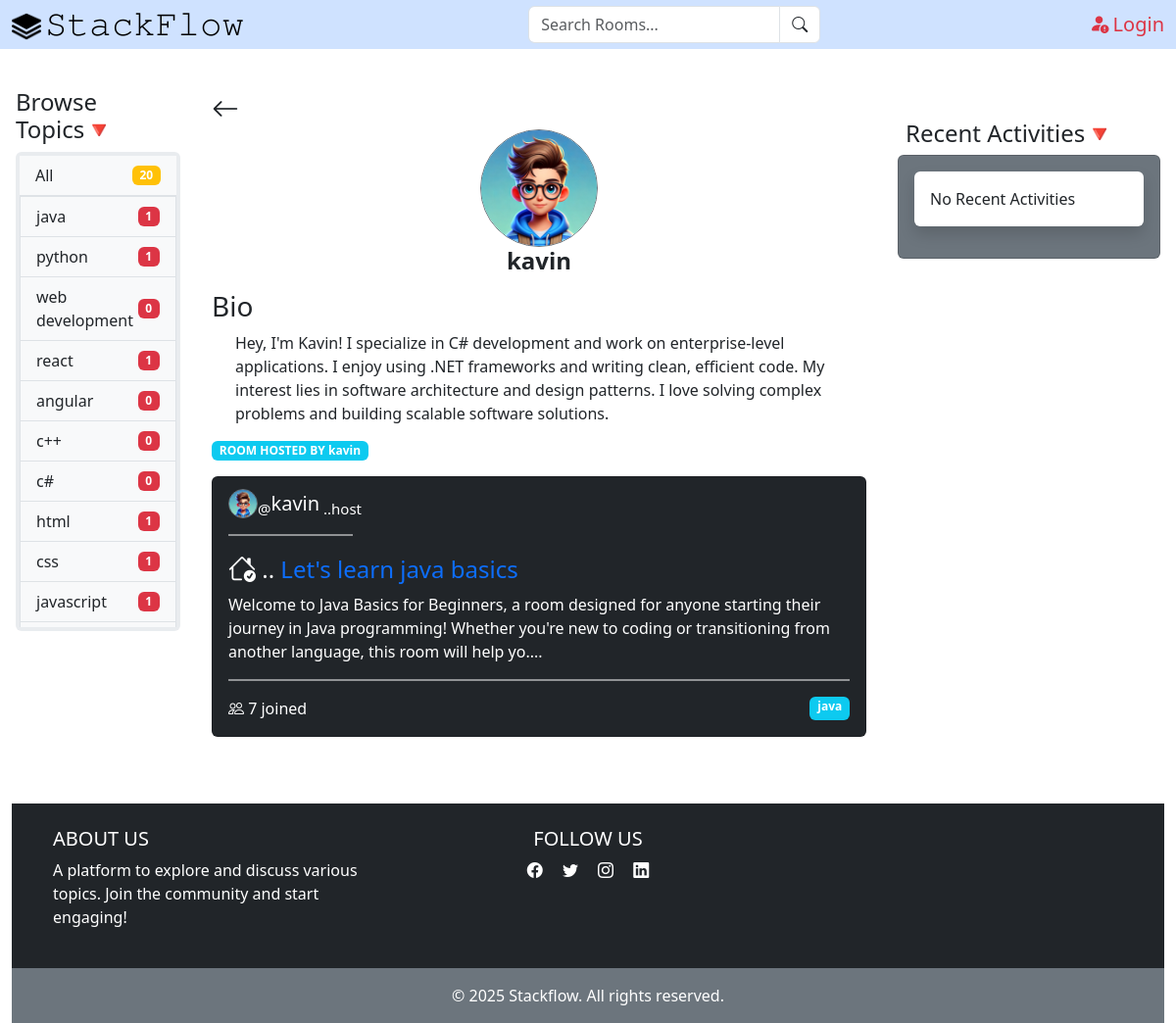
Page /userProfile/4/ on the committed database.
### stackflow/models.py (models this page shows, shortened)
class Topic(models.Model):
    name=models.CharField(max_length=200)

class User(AbstractUser):
    name=models.CharField(max_length=200,null=True)
    email=models.EmailField(unique=True,null=True)
    bio=models.TextField(null=True)
    avator=models.ImageField(null=True,default="defaultUserImg.jpg")
    USERNAME_FIELD = 'email'
    REQUIRED_FIELDS = []

class Room(models.Model):
    host=models.ForeignKey(User,on_delete=models.SET_NULL,null=True)
    topic=models.ForeignKey(Topic,on_delete=models.SET_NULL,null=True)
    name=models.CharField(max_length=255)
    description=models.TextField(null=True,blank=True)
    participants=models.ManyToManyField(User,related_name='participants',blank=True)
    updated=models.DateTimeField(auto_now=True)
    created=models.DateTimeField(auto_now_add=True)
    class Meta:
        ordering=['-updated','-created']

### stackflow/views.py (the view)
# urls.py: path('userProfile/<str:pk>/',views.userProfile,name='userProfile'),
def userProfile(request,pk):
    user=User.objects.get(id=pk)
    rooms=user.room_set.all()
    room_messages=user.message_set.all()
    topics=Topic.objects.all()
    context={'user':user,'rooms':rooms,'room_messages':room_messages,'topics':topics}
    return render(request,'profile.html',context)

### stackflow/templates/profile.html (shortened to what this page needs)
<!DOCTYPE html>
<html lang="en">
<head>
    <link rel="stylesheet" href="/static/style.css" class="">
</head>
<body>
    {% extends 'main.html' %}
    {% block content %}
    {% load static %}
    <div class="container-fluid ">
        <div class="row d-lg-flex justify-content-around align-items-stretch ">
            <div class="col-12 col-md-3 col-lg-2 p-3 mt-lg-4 mt-md-4 d-flex flex-column">
                {% include 'topics_component.html' %}
            </div>
            <div class="col-12 col-md-6 col-lg-7 p-3 mt-lg-4 mt-md-5">
                {% load static %}
                <div class="text-center mb-3">
                    <div>
                        <div class="text-start ">
                            <a href="{{ request.META.HTTP_REFERER }}" class="text-dark text-center"><i class="bi bi-arrow-left fs-3"></i></a>
                        </div>
                        <div>
                            <img src="{{ user.avator.url }}" class="rounded-circle border border-secondary" width="120" height="120">
                        </div>
                    </div>
                    <h4 class="form-label fw-bold">{{user.username}}</h4>
                </div>
                <div class="mt-3">
                    <h3 class="">Bio</h3>
                    <p class="ms-4">{{user.bio}}</p>
                </div>
                <div class="d-flex justify-content-between justify-content-lg-between justify-content-md-between">
                   <p class=" badge bg-info">ROOM HOSTED BY {{user.username}}</p>
                </div>
                {% include 'feed_component.html' %}
            </div>
            <div class="col-12 col-md-3 col-lg-3 p-3 mt-lg-4 mt-md-5 d-flex flex-column">
                {% include 'activity_component.html' %}
            </div>
        </div>
    </div>
    {% endblock content %}

### stackflow/templates/main.html (shortened to what this page needs)
<!DOCTYPE html>
<html lang="en">
<head>
</head>
<body>
    {% include 'navbar.html' %}
    {% block content %}
    {% endblock %}
    {% include 'footer.html'%}
</body>
</html>

### stackflow/templates/navbar.html (shortened to what this page needs)
<!DOCTYPE html>
<html lang="en">
<head>
    <link href="https://cdn.jsdelivr.net/npm/bootstrap@5.3.3/dist/css/bootstrap.min.css" rel="stylesheet">
    <link rel="stylesheet" href="https://cdn.jsdelivr.net/npm/bootstrap-icons/font/bootstrap-icons.css">
</head>
<body>
    <nav class="navbar navbar-expand-lg bg-body-tertiary fs-5 p-0">
        <div class="container-fluid bg-primary-subtle">
            <div class="">
                <img src="/static/images/logo.png" alt="" class="mb-2" width="30" height="30"><a class="navbar-brand fs-2 ms-1" href="{% url 'home' %}" >𝚂𝚝𝚊𝚌𝚔𝙵𝚕𝚘𝚠</a>
            </div>
            <div class="collapse navbar-collapse" id="navbarSupportedContent">
                <div class="d-flex flex-grow-1 justify-content-center w-100">
                    <form method="GET" action="{% url 'home' %}" class="d-flex" name="search">
                        <div class="input-group">
                            <input class="form-control shadow-none" type="text" name="q" placeholder="Search Rooms..." aria-label="Search">
                            <button class="btn bg-white border" type="submit">
                            <i class="bi bi-search"></i></button>
                        </div>
                    </form>
                </div>
                <div class="d-flex flex-grow-1 justify-content-end align-items-center gap-3">
                    {% if request.user.is_authenticated %}
                    <div class="dropdown">
                        <button class="btn btn-dark dropdown-toggle d-flex align-items-center"
                            type="button" id="dropdownMenuButton"
                            data-bs-toggle="dropdown" aria-expanded="false">
                            <img src="{{ request.user.avator.url }}"
                                class="rounded-circle border border-secondary me-2"
                                width="30" height="30">
                            {{ request.user.username }}
                        </button>
                        <ul class="dropdown-menu dropdown-menu-end bg-body-secondary" aria-labelledby="dropdownMenuButton">
                            <li><a href="{% url 'editProfile' %}" class="dropdown-item">Settings</a></li>
                            <li><hr class="dropdown-divider"></li>
                            <li><a href="{% url 'logout' %}" class="dropdown-item text-danger">Logout</a></li>
                        </ul>
                    </div>
                    {% else %}
                    <a href="{% url 'login' %}" class="text-decoration-none text-danger d-flex align-items-center">
                        <i class="bi bi-person-fill-exclamation me-1"></i> Login
                    </a>
                    {% endif %}
                </div>
            </div>
        </div>
    </nav>
</body>
</html>

### stackflow/templates/topics_component.html (shortened to what this page needs)
    <div id="topicsMenu" class="collapse d-md-block rounded">
        <h5 class="fs-4 d-none d-md-block text-start">Browse Topics🔻</h5>
        <div class="bg-body-secondary rounded p-1 mt-lg-1 mt-md-5">
            <div class="list-group list-group-flush">
                <a href="{% url 'home' %}" class="list-group-item bg-body-tertiary text-dark d-flex justify-content-between align-items-center">
                    All
                    <span class="badge bg-warning text-sm-end">{{ topics.count }}</span>
                </a>
                <div class="overflow-auto" style="max-height: 55vh;">
                    {% for topic in topics %}
                    <a href="{% url 'home' %}?q={{ topic.name }}" class="list-group-item bg-body-tertiary text-dark d-flex justify-content-between align-items-center">
                        {{ topic.name }}
                        <span class="badge bg-danger text-sm-end">{{ topic.room_set.all.count}}</span> </a>
                    {% endfor %}
                </div>
            </div>
        </div>
    </div>

### stackflow/templates/feed_component.html (shortened to what this page needs)
<div class="overflow-auto" style="max-height: 100vh;">
    {% for room in rooms %}
    <div class="card mb-1 bg-dark text-white" >
        <div class="card-body ">
            <div class="d-flex justify-content-between gap-3">
                 <a href="{% url 'userProfile' room.host.id %}" class="card-subtitle text-white fs-5 text-decoration-none">
                    <div class=" d-flex justify-content-start">
                        <img src="{{room.host.avator.url}}" class="rounded-circle border border-secondary" width="30" height="30">
                        <div class="">
                            <sub>@</sub>{{ room.host.username }}<sub> ..host</sub>
                        </div>
                    </div>
                </a>
            </div>
            <hr class="border border-white border-1 opacity-50" width="20%">
            <h4 class="card-title"><i class="bi bi-house-check fs-3"></i> .. <a href="{% url 'room' room.id %}" class=" text-decoration-none ">{{ room.name }}</a></h4>
            <p class="card-text">{{ room.description|slice:":200" }}....</p>
            <hr class="border border-white border-1 opacity-50">
            <div class="d-flex justify-content-between">
                <span><i class="bi bi-people"></i> {{room.participants.all.count}} joined</span>
                <span class="badge bg-info">{{ room.topic.name }}</span>
            </div>
        </div>
    </div>
{% endfor %}
</div>

### stackflow/templates/activity_component.html (shortened to what this page needs)
{% load static %}
<div id="activityMenu" class="collapse d-md-block mt-md-4" >
    <h4 class="d-none d-md-block p-lg-2 mb-0 text-start">Recent Activities🔻</h4>
    <div class="card mb-3 bg-secondary text-white">
        <div class="card-body activity-card mt-0">
        {% if room_messages %}
            <div class="overflow-auto" style="max-height: 90vh;">
            {% for message in room_messages %}
            <div class="mb-3 p-2 border-bottom">
                <div class="d-flex text-info">
                    <div class="">
                        <a href="{% url 'userProfile' message.user.id %}" class="card-subtitle text-white fs-5 text-decoration-none">
                            <img src="{{message.user.avator.url}}" class="rounded-circle border border-secondary" width="30" height="30">
                            <sub>@</sub>{{message.user.username}}
                        </a>
                        <span class="text-white"><sub>{{message.created | timesince}}</sub></span>
                    </div>
                    {% if request.user == message.user%}
                    <a href="{% url 'deleteMessage' message.id %}" class="btn btn-sm text-white ms-lg-auto ms-md-auto align-self-center"><i class="bi bi-x fs-5"></i></a>
                    {% endif %}
                </div>
                <p class="d-block text-white">replied to <a href="{% url 'room' message.room.id %}" class="badge bg-success text-decoration-none">{{message.room}}</a> </p>
                <p class="mb-1 rounded shadow p-3 bg-white text-dark mb-3">{{message.body}}</p>
            </div>
            {% endfor %}
            </div>
        </div>
        {% else %}
        <div class="">
            <p class="mb-1 rounded shadow p-3 bg-white text-dark mb-3">No Recent Activities</p>
        </div>
        {% endif %}
    </div>
</div>

### stackflow/templates/footer.html
<footer class="bg-dark text-white text-center text-lg-start mt-5 mb-0">
    <div class="container p-4 mb-0">
        <div class="row">
            <div class="col-lg-4 col-md-6 mb-4 mb-md-0">
                <h5 class="text-uppercase">About Us</h5>
                <p>
                    A platform to explore and discuss various topics. Join the community and start engaging!
                </p>
            </div>
            <div class="col-lg-4 col-md-12 mb-4 mb-md-0 text-center">
                <h5 class="text-uppercase">Follow Us</h5>
                <a href="#" class="text-white me-3"><i class="bi bi-facebook"></i></a>
                <a href="#" class="text-white me-3"><i class="bi bi-twitter"></i></a>
                <a href="#" class="text-white me-3"><i class="bi bi-instagram"></i></a>
                <a href="#" class="text-white"><i class="bi bi-linkedin"></i></a>
            </div>
        </div>
    </div>
    <div class="text-center p-3 bg-secondary">
        © {{ 2025 }} Stackflow. All rights reserved.
    </div>
</footer>

### static/style.css (style rules this page uses)
.overflow-auto { scrollbar-width: none; }

### rows in the picture
Topic: name "java", room_set.all.count "1"
Topic: name "python", room_set.all.count "1"
Topic: name "web development", room_set.all.count "0"
Topic: name "react", room_set.all.count "1"
Topic: name "angular", room_set.all.count "0"
Topic: name "c++", room_set.all.count "0"
Topic: name "c#", room_set.all.count "0"
Topic: name "html", room_set.all.count "1"
Topic: name "css", room_set.all.count "1"
Topic: name "javascript", room_set.all.count "1"
User: avator (picture), username "kavin", bio "Hey, I'm Kavin! I specialize in C# development and work on enterprise-level applications. I enjoy using .NET frameworks and writing clean, efficient code. My interest lies in software architecture and design patterns. I love solving complex problems and building scalable software solutions."
Room: host.avator (picture), host.username "kavin", name "Let's learn java basics", description "Welcome to Java Basics for Beginners, a room designed for anyone starting their journey in Java programming! Whether you're new to coding or transitioning from another language, this room will help yo", participants.all.count "7", topic.name "java"

### other values in the picture
{{ topics.count }} "20"
{{ 2025 }} "2025"
